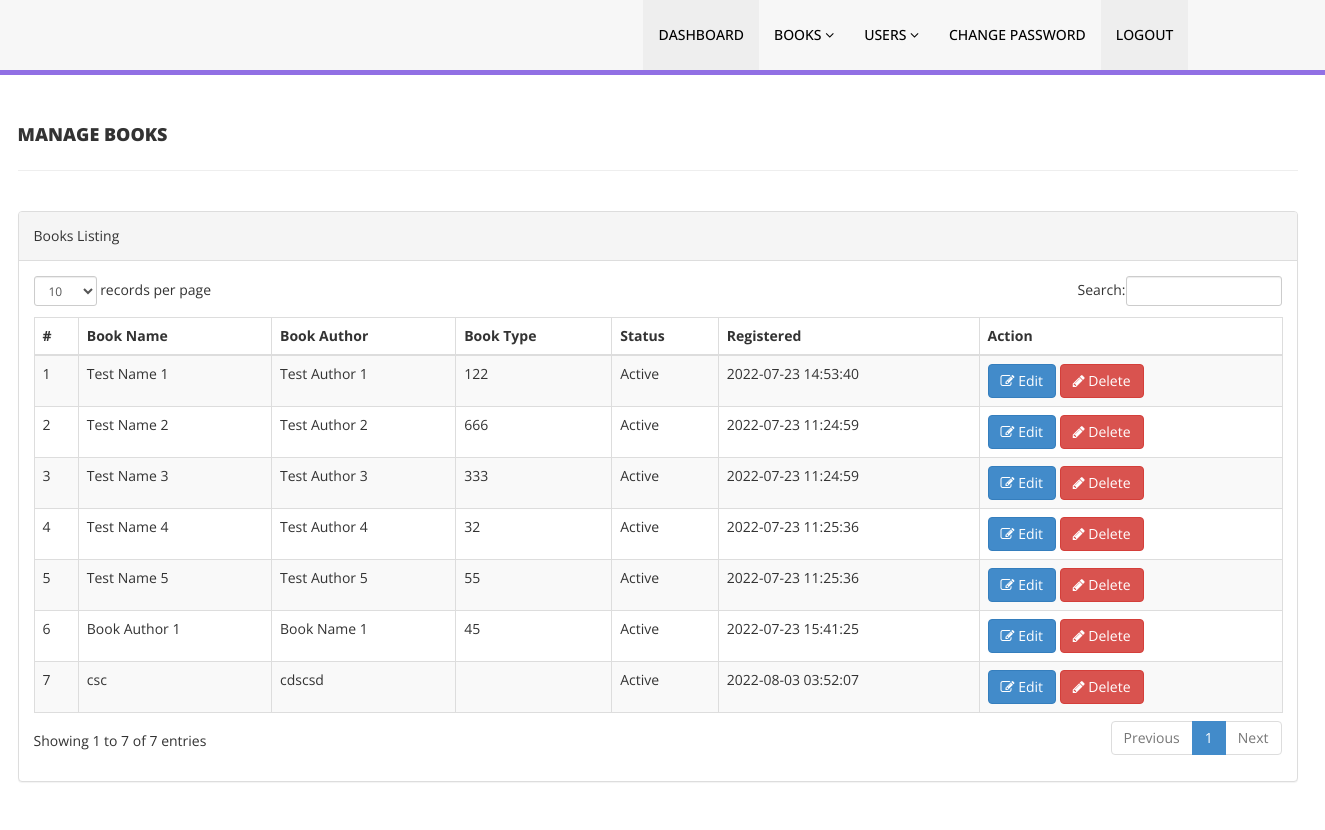
The app's page /admin/manage-books.php (signed in) with its own data.
### tables this page shows
CREATE TABLE IF NOT EXISTS `books` (
  `id` int(11) NOT NULL AUTO_INCREMENT,
  `author` varchar(30) DEFAULT NULL,
  `name` varchar(60) DEFAULT NULL,
  `price` varchar(11) NOT NULL,
  `book` varchar(60) NOT NULL,
  `status` int(1) DEFAULT '1',
  `reg_date` timestamp NULL DEFAULT CURRENT_TIMESTAMP,
  PRIMARY KEY (`id`)
);

### admin/manage-books.php (the view, shortened to what this page needs)
<?php
include('includes/config.php');
if (strlen($_SESSION['alogin']) == 0) {
    header('location:index.php');
} else {
?>
    <!DOCTYPE html>
    <html xmlns="http://www.w3.org/1999/xhtml">
    <head>
        <link href="assets/css/bootstrap.css" rel="stylesheet" />
        <link href="assets/css/font-awesome.css" rel="stylesheet" />
        <link href="assets/js/dataTables/dataTables.bootstrap.css" rel="stylesheet" />
        <link href="assets/css/style.css" rel="stylesheet" />
    </head>
    <body>
        <?php include('includes/header.php'); ?>
        <div class="content-wrapper">
            <div class="container">
                <div class="row pad-botm">
                    <div class="col-md-12">
                        <h4 class="header-line">Manage Books</h4>
                    </div>
                    <div class="row">
                    </div>
                </div>
                <div class="row">
                    <div class="col-md-12">
                        <div class="panel panel-default">
                            <div class="panel-heading">
                                Books Listing
                            </div>
                            <div class="panel-body">
                                <div class="table-responsive">
                                    <table class="table table-striped table-bordered table-hover" id="dataTables-example">
                                        <thead>
                                            <tr>
                                                <th>#</th>
                                                <th>Book Name</th>
                                                <th>Book Author</th>
                                                <th>Book Type</th>
                                                <th>Status</th>
                                                <th>Registered</th>
                                                <th>Action</th>
                                            </tr>
                                        </thead>
                                        <tbody>
                                            <?php $sql = "SELECT `id`, `author`, `name`, `price`, `status`, `reg_date` FROM `books`";
                                            $query = $dbh->prepare($sql);
                                            $query->execute();
                                            $results = $query->fetchAll(PDO::FETCH_OBJ);
                                            $cnt = 1;
                                            $status = "Deleted";
                                            if ($query->rowCount() > 0) {
                                                foreach ($results as $result) {
                                                    if ($result->status == 1) {
                                                        $status = "Active";
                                                    }
                                            ?>
                                                    <tr class="odd gradeX">
                                                        <td class="center"><?php echo htmlentities($cnt); ?></td>
                                                        <td class="center"><?php echo htmlentities($result->name); ?></td>
                                                        <td class="center"><?php echo htmlentities($result->author); ?></td>
                                                        <td class="center"><?php echo htmlentities($result->price); ?></td>
                                                        <td class="center"><?php echo htmlentities($status); ?></td>
                                                        <td class="center"><?php echo htmlentities($result->reg_date); ?></td>
                                                        <td class="center">
                                                            <?php if ($result->status == 1) { ?>
                                                                <a href="edit-book.php?bookid=<?php echo htmlentities($result->id); ?>"><button class="btn btn-primary"><i class="fa fa-edit "></i> Edit</button>
                                                                    <a href="manage-books.php?del=<?php echo htmlentities($result->id); ?>" onclick="return confirm('Are you sure you want to delete?');"> <button class=" btn btn-danger"><i class="fa fa-pencil"></i> Delete</button>
                                                                    <?php } else { ?>
                                                                        <a href="manage-books.php?res=<?php echo htmlentities($result->id); ?>" onclick="return confirm('Are you sure you want to restore?');"> <button class=" btn btn-danger"><i class="fa fa-pencil"></i> Restore</button>
                                                                        <?php } ?>
                                                        </td>
                                                    </tr>
                                            <?php $cnt = $cnt + 1;
                                                }
                                            } ?>
                                        </tbody>
                                    </table>
                                </div>
                            </div>
                        </div>
                    </div>
                </div>
            </div>
        </div>
    </body>
    </html>
<?php } ?>

### admin/assets/css/style.css (style rules this page uses)
.content-wrapper { margin-top: 40px; min-height:800px; padding-bottom:90px; }
.header-line { font-weight:900; padding-bottom:25px; border-bottom:1px solid #eeeeee; text-transform:uppercase; }
.pad-botm { padding-bottom:30px; }

### records on screen
books: name "Test Name 1", author "Test Author 1", price "122", status "Active", reg_date "2022-07-23 14:53:40"
books: name "Test Name 2", author "Test Author 2", price "666", status "Active", reg_date "2022-07-23 11:24:59"
books: name "Test Name 3", author "Test Author 3", price "333", status "Active", reg_date "2022-07-23 11:24:59"
books: name "Test Name 4", author "Test Author 4", price "32", status "Active", reg_date "2022-07-23 11:25:36"
books: name "Test Name 5", author "Test Author 5", price "55", status "Active", reg_date "2022-07-23 11:25:36"
books: name "Book Author 1", author "Book Name 1", price "45", status "Active", reg_date "2022-07-23 15:41:25"
books: name "csc", author "cdscsd", status "Active", reg_date "2022-08-03 03:52:07"
